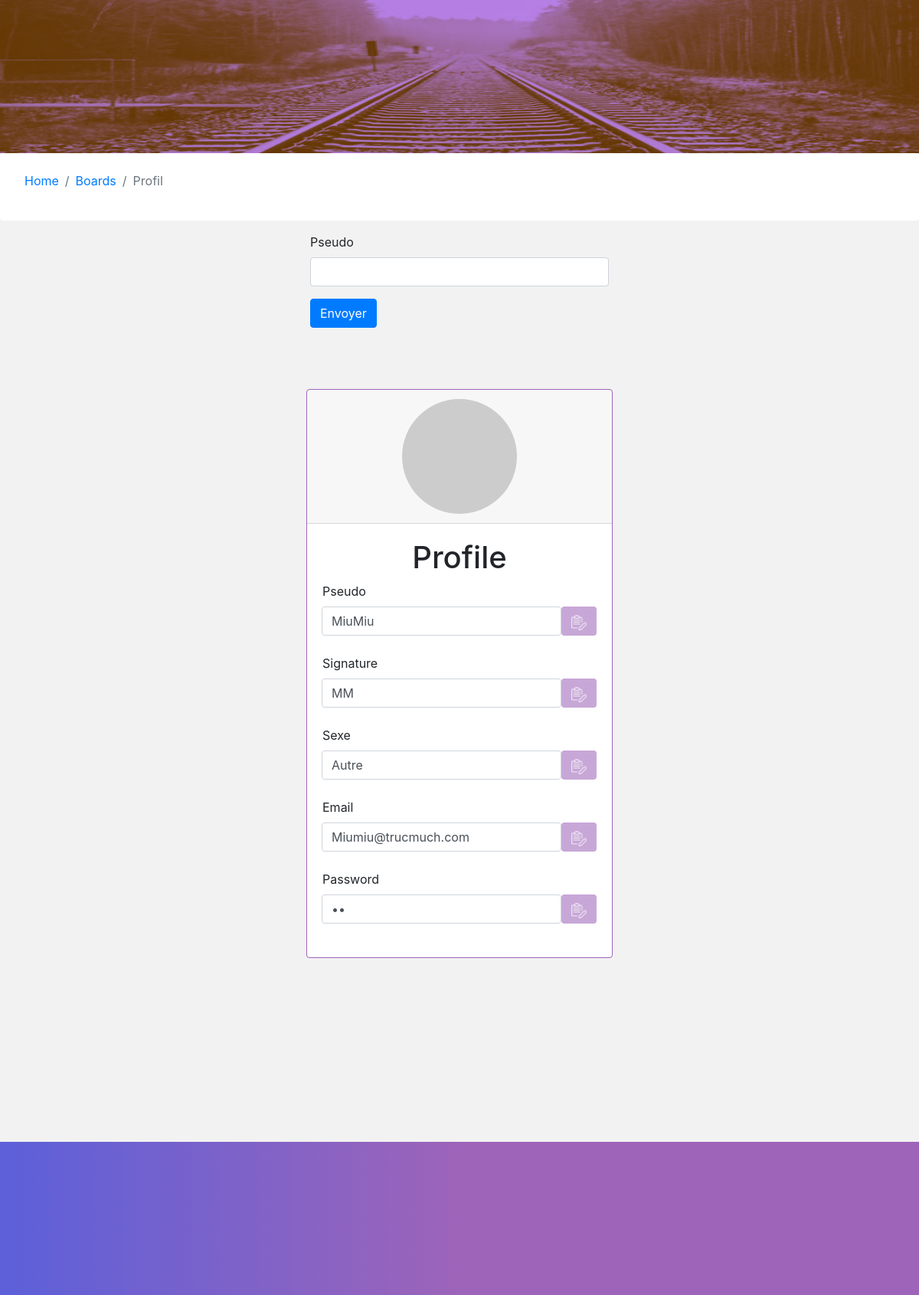
Page /View/profil.php?nickname=MiuMiu on the committed database.
### tables this page shows
CREATE TABLE `users` (
  `id` int(11) NOT NULL,
  `nickname` varchar(50) NOT NULL,
  `signature` varchar(50) DEFAULT NULL,
  `gender` varchar(20) NOT NULL,
  `gravatar` tinyint(1) NOT NULL DEFAULT '0',
  `is_connected` tinyint(1) DEFAULT '0',
  `email` varchar(150) NOT NULL,
  `password` varchar(50) NOT NULL,
  `position` varchar(20) NOT NULL DEFAULT 'Membre',
  `topic_id` int(11) DEFAULT NULL,
  `message_id` int(11) DEFAULT NULL
);

### View/profil.php (the view, shortened to what this page needs)
<!DOCTYPE html>
<html lang="en">
<head>
    <link rel="stylesheet" href="https://cdn.jsdelivr.net/npm/bootstrap@4.5.3/dist/css/bootstrap.min.css">
    <link rel="stylesheet" href="style_test.css">
</head>
<body>
    <div class="container-fluid">
        <div class="row header">
            <img class="img-fluid image-header" src="../images/rail_duotone.png" alt="image header rail train" style="width: 100%; height: 100%;">
        </div>
        <div class="row breadcrumb">
            <nav aria-label="breadcrumb container-fluid">
                <ol class="breadcrumb">
                <li class="breadcrumb-item"><a href="inscription.php">Home</a></li>
                <li class="breadcrumb-item"><a href="inscription_post.php">Boards</a></li>
                <li class="breadcrumb-item active" aria-current="page">Profil</li>
                </ol>
            </nav>
        </div>
        <div class="row no-gutters d-flex">
                <div class="col"></div>
                <div class="col-4">
                    <form class="align-item-center" method="get" action="profil.php">
                        <div class="form-group">
                            <label for="nickname">Pseudo</label>
                            <input type="text" class="form-control" id="nickname" name="nickname">
                        </div>
                        <button type="submit" class="btn btn-primary">Envoyer</button>
                    </form>
                </div>
                <div class="col"></div>
            </div>
    <?php
        $host = "localhost";
        $dbname = "forum";
        $user = "root";
        $pass = "root";
        $nickname = $_GET["nickname"];
        try{
            if (isset($_GET['nickname']))
            {
                $db = new PDO("mysql:host=$host;dbname=$dbname", $user, $pass);
                $db->setAttribute(PDO::ATTR_ERRMODE, PDO::ERRMODE_EXCEPTION);
                $req = $db->prepare('SELECT * FROM users WHERE nickname = :nickname');
                $req->execute(array('nickname' => $nickname ));
                while($data = $req->fetch())
                {
                $avatar= "http://2.gravatar.com/avatar/".md5($data['email'])."?s=100&";
    ?>
        <div class="row content row-content justify-content-center ">
            <div class="card">
                <div class="card-header d-flex justify-content-center">
                    <img class="card-img-top img-fluid card-profil " src=<?php echo $avatar ?> alt="avatar" style="width: 150px;">
                </div>
                <div class="card-body">
                    <p class="h1">Profile</p>
                    <form method="post" action="inscription_update.php">
                        <div class="form-group" >
                            <label for="nickname">Pseudo</label>
                                <div class="input-group-append">
                                <input type="text" class="form-control" id="nickname" value="<?php echo $data['nickname'] ?>" name="nickname">
                                <button type="submit" class="btn btn-update mb-2"><img class="img-edit"src="../images/edit.png"></button>
                            </div>
                        </div>
                        <div class="form-group" >
                            <label for="signature">Signature</label>
                            <div class="input-group-append">
                                <input type="text" class="form-control" id="signature" value="<?php echo $data['signature'] ?>" name="signature">
                                <button type="submit" class="btn btn-update mb-2"><img class="img-edit"src="../images/edit.png"></button>
                            </div>
                        </div>
                        <div class="form-group">
                            <label for="gender">Sexe</label>
                            <div class="input-group-append">
                                <input type="text" class="form-control" id="gender" value="<?php echo $data['gender'] ?>" name="gender">
                                <button type="submit" class="btn btn-update mb-2"><img class="img-edit"src="../images/edit.png"></button>
                            </div>
                        </div>
                        <div class="form-group">
                            <label for="email">Email</label>
                            <div class="input-group-append">
                                <input type="email" class="form-control" id="email" value="<?php echo $data['email'] ?>" name="email">
                                <button type="submit" class="btn btn-update mb-2"><img class="img-edit"src="../images/edit.png"></button>
                            </div>
                        </div>
                        <div class="form-group">
                            <label for="password">Password</label>
                            <div class="input-group-append">
                                <input type="password" class="form-control" id="password" value="<?php echo $data['password'] ?>" name="password">
                                <button type="submit" class="btn btn-update mb-2"><img class="img-edit"src="../images/edit.png"></button>
                            </div>
                        </div>
                    </form>
                </div>
            </div>
        </div>
    </div>
    <?php
                 }
            }
        }
        catch(PDOException $e){
            echo "Erreur : " . $e->getMessage();
        }
        ?>
    <div class="row-fluid footer">
    </div>
    </body>
</html>

### View/style_test.css (style rules this page uses)
ul, li { text-decoration: none; list-style: none; }
.breadcrumb { background-color: white; }
.header { height: 200px; background-color: #9abdf5; }
.card { background-color:white; min-width: 400px; max-width: 1500px; margin-bottom: 20vh; border : 1px solid #9D64B9; }
.img-edit { background-color: #c7a7d7; width: 20px; }
.input-group-text, .btn-update { background-color: #c7a7d7; }
.h1 { text-align: center; }
.card-profil, .message-photo { border-radius: 100%; }
.footer { width: 100%; height: 200px; background: linear-gradient(90deg, rgba(92,96,217,1) 0%, rgba(157,100,185,1) 50%); margin-bottom: 0; }
.row-content { background-color: #f2f2f2; margin-top: 10vh; margin-bottom: 10vh; }
body { background-color:#f2f2f2; }

### rows in the picture
users: nickname "MiuMiu", signature "MM", gender "Autre", email "Miumiu@trucmuch.com"
